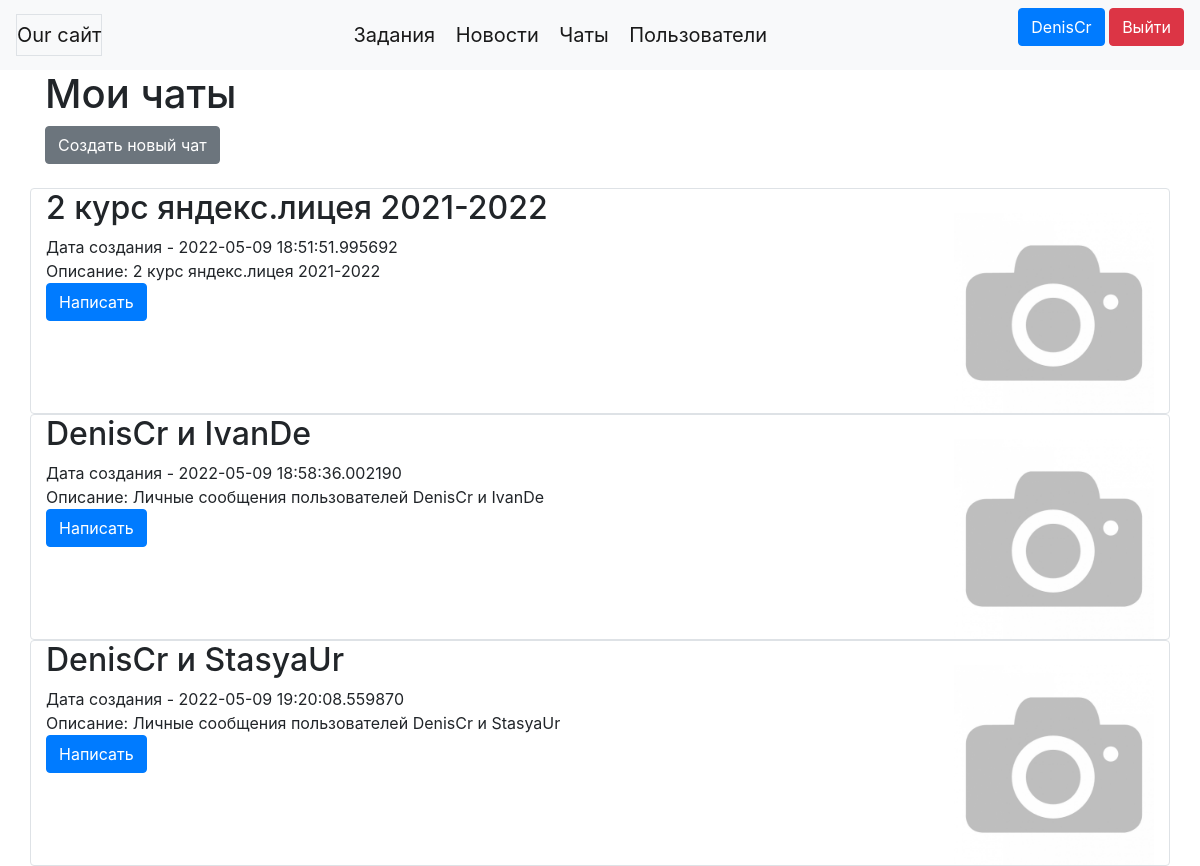
The app's page /chats (signed in) with its own data.
### data/users.py (models this page shows, shortened)
class User(SqlAlchemyBase, UserMixin, SerializerMixin):
    __tablename__ = 'users'
    id = sqlalchemy.Column(sqlalchemy.Integer,
                           primary_key=True, autoincrement=True)
    username = sqlalchemy.Column(sqlalchemy.String, nullable=True)
    icon_href = sqlalchemy.Column(sqlalchemy.String, nullable=True)
    name = sqlalchemy.Column(sqlalchemy.String, nullable=True)
    surname = sqlalchemy.Column(sqlalchemy.String, nullable=True)
    about = sqlalchemy.Column(sqlalchemy.String, nullable=True)
    email = sqlalchemy.Column(sqlalchemy.String,
                              index=True, unique=True, nullable=True)
    hashed_password = sqlalchemy.Column(sqlalchemy.String, nullable=True)
    created_date = sqlalchemy.Column(sqlalchemy.DateTime,
                                     default=datetime.datetime.now)
    news = orm.relation("News", back_populates='user')
    tasks = orm.relation("Task", back_populates='user')
    chats = orm.relation("Chat",
                          secondary="user_to_chat",
                          backref="users",
                          lazy='subquery')
    chats_where_admin = orm.relation("Chat", back_populates='admin', lazy='subquery')
    sent_messages = orm.relation("Message", back_populates='sender', lazy='subquery')

### data/chats.py (models this page shows)
class Chat(SqlAlchemyBase, SerializerMixin):
    __tablename__ = 'chats'
    id = sqlalchemy.Column(sqlalchemy.Integer,
                           primary_key=True, autoincrement=True)
    unique_chat_href = sqlalchemy.Column(sqlalchemy.String)
    icon_href = sqlalchemy.Column(sqlalchemy.String, nullable=True)
    content = sqlalchemy.Column(sqlalchemy.String, nullable=True)
    name = sqlalchemy.Column(sqlalchemy.String, nullable=True)
    created_date = sqlalchemy.Column(sqlalchemy.DateTime,
                                     default=datetime.datetime.now)
    messages = orm.relation("Message", back_populates='chat', lazy='subquery')
    admin_id = sqlalchemy.Column(sqlalchemy.Integer,
                                 sqlalchemy.ForeignKey("users.id"))
    admin = orm.relation('User')

### main.py (the view)
@app.route("/chats")
def chats():
    if not current_user.is_authenticated:
        return redirect("/login")
    db_sess = db_session.create_session()
    db_sess.query(User).all()
    chats = current_user.chats
    return render_template("chats.html", chats=chats)

### data/db_session.py (called while the page is built)
def create_session() -> Session:
    global __factory
    return __factory()

### main.py (called while the page is built)
@login_manager.user_loader
def load_user(user_id):
    db_sess = db_session.create_session()
    user = db_sess.query(User).get(user_id)
    return user

### templates/chats.html
{% extends "base.html" %}
{% block content %}
<h1>Мои чаты</h1>
{% if current_user.is_authenticated %}
<a href="/chats/add_chat" class="btn btn-secondary">Создать новый чат</a><br><br>
{% endif %}
{% for item in chats%}
<div class="row border rounded">
    <div class="col">
        <h2 style="word-wrap: break-word;">{{item.name}}</h2>
        <div style="word-wrap: break-word;">
            Дата создания - {{item.created_date}}
        </div>
        <div style="word-wrap: break-word;">
            Описание:
            {{item.content}}
        </div>
        <div>
            {% if item.unique_chat_href == None %}
            <a href="/chats/{{item.id}}/" class="btn btn-primary">Написать</a>
            {% else %}
            <a href="/chats/{{item.unique_chat_href}}/" class="btn btn-primary">Написать</a>
            {% endif %}
        </div>
    </div>
    <div class="col-auto">
        <br>
        <img src="/static/img/chats/{{item.icon_href}}" width="200" height="200"><br>
    </div>
</div>
{% endfor %}
{% endblock %}

### templates/base.html (shortened to what this page needs)
<!doctype html>
<html lang="ru">
<head>
    <link rel="stylesheet" href="https://cdn.jsdelivr.net/npm/bootstrap@4.6.1/dist/css/bootstrap.min.css"
>
</head>
<body>
<header>
    <nav class="navbar navbar-light bg-light">
        <a class="navbar-brand border" href="/">Our сайт</a>
        <div>
            <a class="navbar-brand" href="/tasks">Задания</a>
            <a class="navbar-brand" href="/news">Новости</a>
            <a class="navbar-brand" href="/chats">Чаты</a>
            <a class="navbar-brand" href="/users">Пользователи</a>
        </div>
        <div>
            {% if current_user.is_authenticated %}
            <p>
                <a class="btn btn-primary" href="/users/{{current_user.id}}">{{ current_user.username }}</a>
                <a class="btn btn-danger" href="/logout">Выйти</a>
            </p>
            {% else %}
            <p>
                <a class="btn btn-primary " href="/register">Зарегистрироваться</a>
                <a class="btn btn-success" href="/login">Войти</a>
            </p>
            {% endif %}
        </div>
    </nav>
</header>
<main role="main" class="container">
    {% block content %}{% endblock %}
</main>
</body>
</html>

### records on screen
User: username "DenisCr"
Chat: name "2 курс яндекс.лицея 2021-2022", created_date "2022-05-09 18:51:51.995692", content "2 курс яндекс.лицея 2021-2022", icon_href (picture)
Chat: name "DenisCr и IvanDe", created_date "2022-05-09 18:58:36.002190", content "Личные сообщения пользователей DenisCr и IvanDe", icon_href (picture)
Chat: name "DenisCr и StasyaUr", created_date "2022-05-09 19:20:08.559870", content "Личные сообщения пользователей DenisCr и StasyaUr", icon_href (picture)
